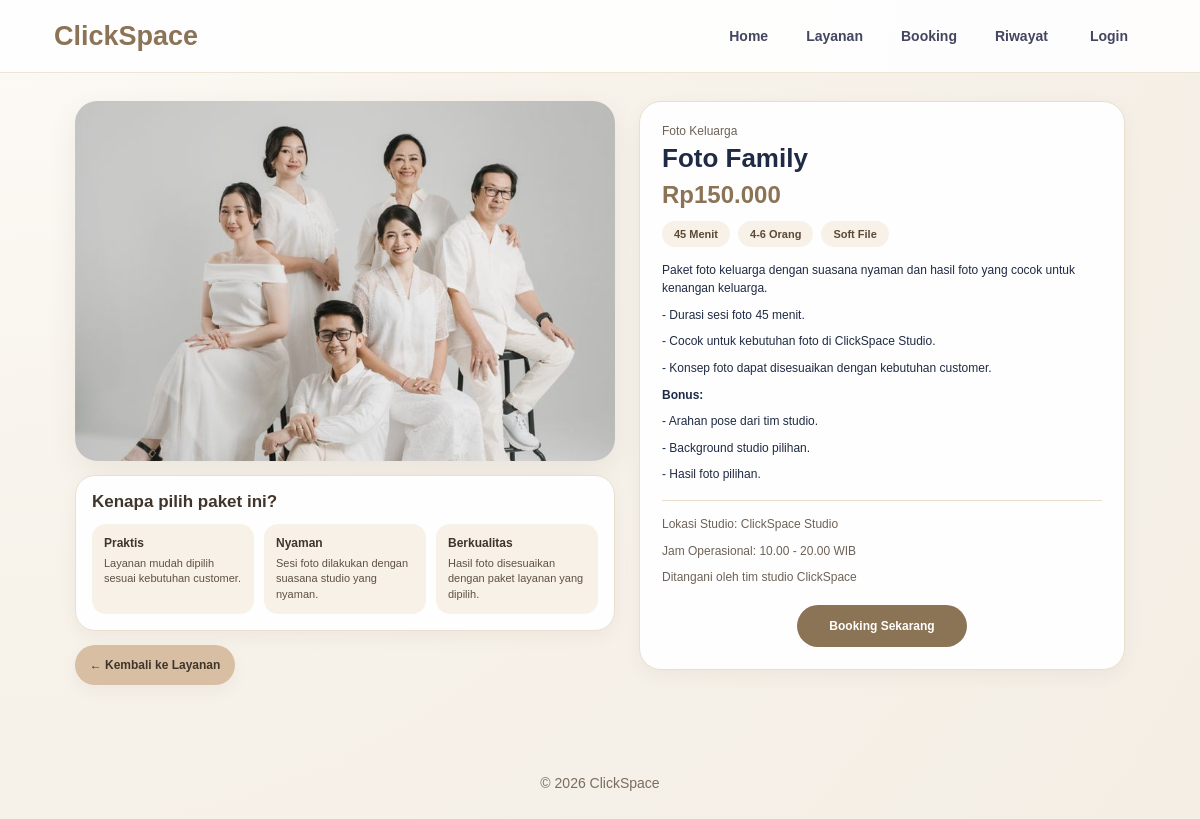
Page /detail-layanan.php?id=2 on the committed database.
### tables this page shows
CREATE TABLE `layanan` (
  `id_layanan` int NOT NULL AUTO_INCREMENT,
  `nama_layanan` varchar(100) NOT NULL,
  `kategori` varchar(100) NOT NULL,
  `durasi` varchar(50) NOT NULL,
  `kapasitas` varchar(50) NOT NULL,
  `fasilitas` varchar(100) NOT NULL,
  `harga` int NOT NULL,
  `deskripsi` text NOT NULL,
  `gambar` varchar(255) NOT NULL,
  PRIMARY KEY (`id_layanan`)
);

### detail-layanan.php (the view, shortened to what this page needs)
<?php
include "koneksi.php";
$sudah_login = isset($_SESSION['id_user']);
$id_layanan = mysqli_real_escape_string($conn, $_GET['id']);
$query = mysqli_query($conn, "SELECT * FROM layanan WHERE id_layanan='$id_layanan'");
$layanan = mysqli_fetch_assoc($query);
?>
<!DOCTYPE html>
<html lang="id">
<head>
  <link rel="stylesheet" href="style.css?v=60">
</head>
<body>
<header>
  <div class="logo">ClickSpace</div>
  <nav>
    <?php if ($sudah_login) { ?>
      <a href="home-login.php">Home</a>
    <?php } else { ?>
      <a href="index.html">Home</a>
    <?php } ?>
    <a href="layanan-login.php">Layanan</a>
    <a href="booking-form.php">Booking</a>
    <a href="status.php">Riwayat</a>
    <?php if ($sudah_login) { ?>
      <a href="logout.php" class="btn-login">Logout</a>
    <?php } else { ?>
      <a href="login.php" class="btn-login">Login</a>
    <?php } ?>
  </nav>
</header>
<main>
  <section class="detail-wrapper">
    <div class="detail-left">
      <div class="detail-img">
        <img
          src="<?php echo htmlspecialchars($layanan['gambar']); ?>"
          alt="<?php echo htmlspecialchars($layanan['nama_layanan']); ?>"
        >
      </div>
      <div class="why-box">
        <h3>Kenapa pilih paket ini?</h3>
        <div class="why-grid">
          <div class="why-card">
            <h4>Praktis</h4>
            <p>Layanan mudah dipilih sesuai kebutuhan customer.</p>
          </div>
          <div class="why-card">
            <h4>Nyaman</h4>
            <p>Sesi foto dilakukan dengan suasana studio yang nyaman.</p>
          </div>
          <div class="why-card">
            <h4>Berkualitas</h4>
            <p>Hasil foto disesuaikan dengan paket layanan yang dipilih.</p>
          </div>
        </div>
      </div>
      <a href="layanan-login.php" class="back-detail">← Kembali ke Layanan</a>
    </div>
    <div class="detail-card">
      <p class="category">
        <?php echo htmlspecialchars($layanan['kategori']); ?>
      </p>
      <h1>
        <?php echo htmlspecialchars($layanan['nama_layanan']); ?>
      </h1>
      <p class="new-price">
        Rp<?php echo number_format($layanan['harga'], 0, ',', '.'); ?>
      </p>
      <div class="tags">
        <span><?php echo htmlspecialchars($layanan['durasi']); ?></span>
        <span><?php echo htmlspecialchars($layanan['kapasitas']); ?></span>
        <span><?php echo htmlspecialchars($layanan['fasilitas']); ?></span>
      </div>
      <div class="detail-text">
        <p><?php echo htmlspecialchars($layanan['deskripsi']); ?></p>
        <p>- Durasi sesi foto <?php echo htmlspecialchars(strtolower($layanan['durasi'])); ?>.</p>
        <p>- Cocok untuk kebutuhan foto di ClickSpace Studio.</p>
        <p>- Konsep foto dapat disesuaikan dengan kebutuhan customer.</p>
      </div>
      <div class="bonus">
        <p><b>Bonus:</b></p>
        <p>- Arahan pose dari tim studio.</p>
        <p>- Background studio pilihan.</p>
        <p>- Hasil foto pilihan.</p>
      </div>
      <div class="studio-info">
        <p>Lokasi Studio: ClickSpace Studio</p>
        <p>Jam Operasional: 10.00 - 20.00 WIB</p>
        <p>Ditangani oleh tim studio ClickSpace</p>
      </div>
      <a href="booking-form.php" class="book-btn">Booking Sekarang</a>
    </div>
  </section>
</main>
<footer>
  <p>© 2026 ClickSpace</p>
</footer>
</body>
</html>

### style.css (style rules this page uses)
* { box-sizing: border-box; }
:root { --bg: #f7f2ea; --line: #eadfce; --text: #3f352b; --muted: #75685b; --primary: #8b7355; --primary-dark: #725c42; --shadow: 0 10px 30px rgba(80, 60, 35, 0.08); --shadow-soft: 0 6px 18px rgba(80, 60, 35, 0.05); }
html, body { min-height: 100%; }
body { margin: 0; min-height: 100vh; font-family: Arial, sans-serif; background: radial-gradient(circle at top left, #fdfaf6 0%, #f7f2ea 40%, #f4eee5 100%); color: var(--text); display: flex; flex-direction: column; }
main { flex: 1; }
header { background: rgba(255, 255, 255, 0.9); border-bottom: 1px solid rgba(234, 223, 206, 0.8); padding: 18px 54px; display: flex; justify-content: space-between; align-items: center; flex-direction: row; }
.logo { font-size: 27px; font-weight: bold; color: var(--primary); }
nav { display: flex; align-items: center; justify-content: flex-end; gap: 10px; flex-wrap: wrap; }
nav a { text-decoration: none; color: #43465f; font-weight: bold; font-size: 14px; padding: 10px 14px; border-radius: 999px; }
.btn-login { background-color: transparent; color: #43465f !important; padding: 10px 18px; border-radius: 999px; }
footer { background-color: transparent; text-align: center; padding: 26px 18px 22px; color: #7a6d60; margin-top: auto; font-size: 14px; }
.detail-left { display: flex; flex-direction: column; gap: 14px; }
.detail-wrapper { width: min(1050px, 92%); margin: 28px auto 50px; display: grid; grid-template-columns: 1fr 0.9fr; gap: 24px; align-items: start; }
.detail-img { width: 100%; height: 360px; border-radius: 22px; overflow: hidden; box-shadow: var(--shadow); background: white; }
.detail-img img { width: 100%; height: 100%; object-fit: cover; object-position: center; display: block; }
.why-box { background: rgba(255, 255, 255, 0.95); border: 1px solid var(--line); border-radius: 20px; padding: 16px; box-shadow: var(--shadow-soft); }
.why-box h3 { margin: 0 0 12px; font-size: 17px; color: #3f352b; }
.why-grid { display: grid; grid-template-columns: repeat(3, 1fr); gap: 10px; }
.why-card { background: #f8f1e7; border-radius: 14px; padding: 12px; }
.why-card h4 { margin: 0 0 6px; font-size: 12px; color: #3f352b; }
.why-card p { margin: 0; font-size: 11px; line-height: 1.4; color: #5f5143; }
.back-detail { width: fit-content; min-width: 160px; height: 40px; display: inline-flex; justify-content: center; align-items: center; background: #d8bfa3; color: #3f352b !important; text-decoration: none !important; border-radius: 999px; font-size: 12px; font-weight: bold; box-shadow: var(--shadow-soft); }
.detail-card { background: rgba(255, 255, 255, 0.96); border: 1px solid var(--line); border-radius: 22px; padding: 22px; box-shadow: var(--shadow-soft); }
.detail-card .category { margin: 0 0 6px; color: #6d6257; font-size: 12px; }
.detail-card h1 { margin: 0 0 8px; color: #1f2b44; font-size: 26px; line-height: 1.1; }
.new-price { margin: 0 0 12px; font-size: 24px; color: var(--primary); font-weight: bold; }
.tags { display: flex; gap: 8px; flex-wrap: wrap; margin-bottom: 14px; }
.tags span { background: #f8f1e7; color: #5c4a38; padding: 7px 12px; border-radius: 999px; font-size: 11px; font-weight: bold; }
.detail-text, .bonus, .studio-info { font-size: 12px; line-height: 1.55; color: #1f2b44; }
.detail-text p, .bonus p, .studio-info p { margin: 0 0 8px; }
.studio-info { margin-top: 16px; padding-top: 14px; border-top: 1px solid var(--line); color: #6d6257; }
.book-btn { display: flex; justify-content: center; align-items: center; width: fit-content; min-width: 170px; height: 42px; margin: 18px auto 0; padding: 0 26px; background: var(--primary); color: white !important; text-decoration: none !important; border-radius: 999px; font-size: 12px; font-weight: bold; }

### rows in the picture
layanan: gambar (picture), kategori "Foto Keluarga", nama_layanan "Foto Family", harga "150.000", durasi "45 Menit", kapasitas "4-6 Orang", fasilitas "Soft File", deskripsi "Paket foto keluarga dengan suasana nyaman dan hasil foto yang cocok untuk kenangan keluarga.", durasi "45 menit"
